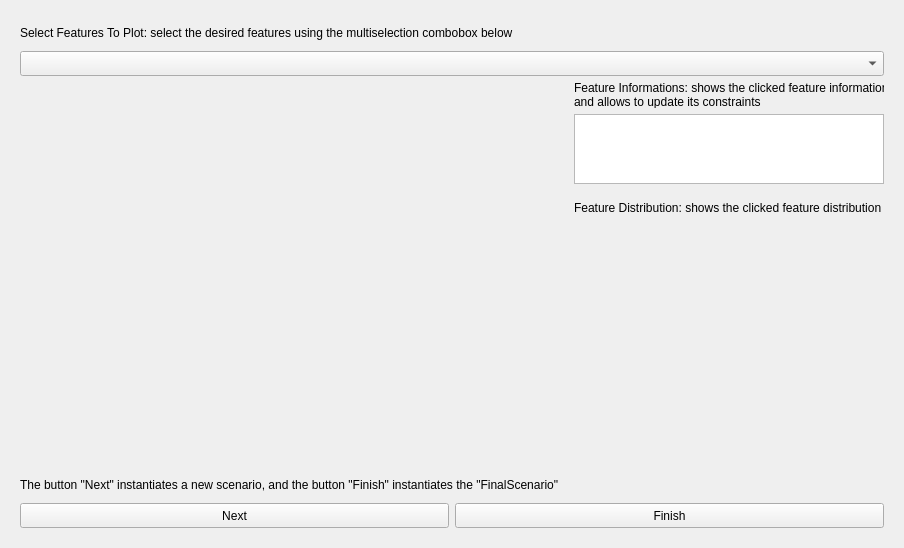
<?xml version="1.0" encoding="UTF-8"?>
<ui version="4.0">
 <class>Iteration</class>
 <widget class="QWidget" name="Iteration">
  <property name="geometry">
   <rect>
    <x>0</x>
    <y>0</y>
    <width>904</width>
    <height>548</height>
   </rect>
  </property>
  <property name="windowTitle">
   <string>Form</string>
  </property>
  <layout class="QHBoxLayout" name="horizontalLayout">
   <item>
    <widget class="QWidget" name="widgetContainerGraph" native="true">
     <property name="sizePolicy">
      <sizepolicy hsizetype="Minimum" vsizetype="Preferred">
       <horstretch>0</horstretch>
       <verstretch>0</verstretch>
      </sizepolicy>
     </property>
     <property name="styleSheet">
      <string notr="true">QWidget [objectName*=&quot;widgetContainerGraph&quot;]{
	background-color: rgb(255, 255, 255);

}</string>
     </property>
     <layout class="QVBoxLayout" name="verticalLayout_2">
      <item>
       <widget class="QLabel" name="labelSelectFeaturesToPlot">
        <property name="minimumSize">
         <size>
          <width>0</width>
          <height>25</height>
         </size>
        </property>
        <property name="maximumSize">
         <size>
          <width>16777215</width>
          <height>25</height>
         </size>
        </property>
        <property name="text">
         <string>Select Features To Plot: select the desired features using the multiselection combobox below</string>
        </property>
       </widget>
      </item>
      <item>
       <widget class="QWidget" name="widgetContainerAxes" native="true">
        <property name="maximumSize">
         <size>
          <width>16777215</width>
          <height>25</height>
         </size>
        </property>
        <layout class="QHBoxLayout" name="horizontalLayout_9">
         <property name="leftMargin">
          <number>0</number>
         </property>
         <property name="topMargin">
          <number>0</number>
         </property>
         <property name="rightMargin">
          <number>0</number>
         </property>
         <property name="bottomMargin">
          <number>0</number>
         </property>
         <item>
          <widget class="CheckableComboBox" name="comboBoxCheckable">
           <property name="minimumSize">
            <size>
             <width>0</width>
             <height>25</height>
            </size>
           </property>
          </widget>
         </item>
        </layout>
       </widget>
      </item>
      <item>
       <widget class="QWidget" name="widgetContainer" native="true">
        <layout class="QHBoxLayout" name="horizontalLayout_3">
         <property name="leftMargin">
          <number>0</number>
         </property>
         <property name="topMargin">
          <number>0</number>
         </property>
         <property name="rightMargin">
          <number>0</number>
         </property>
         <property name="bottomMargin">
          <number>0</number>
         </property>
         <item>
          <widget class="MatplotLibCanvas" name="widgetCanvas" native="true"/>
         </item>
         <item>
          <widget class="QWidget" name="widgetContainerFeatureInformations" native="true">
           <property name="sizePolicy">
            <sizepolicy hsizetype="Minimum" vsizetype="Preferred">
             <horstretch>0</horstretch>
             <verstretch>0</verstretch>
            </sizepolicy>
           </property>
           <property name="minimumSize">
            <size>
             <width>310</width>
             <height>0</height>
            </size>
           </property>
           <property name="maximumSize">
            <size>
             <width>310</width>
             <height>16777215</height>
            </size>
           </property>
           <property name="styleSheet">
            <string notr="true">QWidget [objectName*=&quot;widgetContainerGraph&quot;]{
	background-color: rgb(255, 255, 255);

}</string>
           </property>
           <layout class="QVBoxLayout" name="verticalLayout_3">
            <property name="leftMargin">
             <number>0</number>
            </property>
            <property name="topMargin">
             <number>0</number>
            </property>
            <property name="rightMargin">
             <number>0</number>
            </property>
            <property name="bottomMargin">
             <number>0</number>
            </property>
            <item>
             <widget class="QLabel" name="labelFeatureInformations">
              <property name="minimumSize">
               <size>
                <width>0</width>
                <height>26</height>
               </size>
              </property>
              <property name="maximumSize">
               <size>
                <width>16777215</width>
                <height>16777215</height>
               </size>
              </property>
              <property name="text">
               <string>Feature Informations: shows the clicked feature informations 
and allows to update its constraints</string>
              </property>
             </widget>
            </item>
            <item>
             <widget class="QListWidget" name="listWidgetFeatureInformations">
              <property name="sizePolicy">
               <sizepolicy hsizetype="Preferred" vsizetype="Preferred">
                <horstretch>0</horstretch>
                <verstretch>0</verstretch>
               </sizepolicy>
              </property>
              <property name="verticalScrollBarPolicy">
               <enum>Qt::ScrollBarAlwaysOff</enum>
              </property>
              <property name="horizontalScrollBarPolicy">
               <enum>Qt::ScrollBarAlwaysOff</enum>
              </property>
              <property name="sizeAdjustPolicy">
               <enum>QAbstractScrollArea::AdjustToContents</enum>
              </property>
             </widget>
            </item>
            <item>
             <spacer name="verticalSpacer">
              <property name="orientation">
               <enum>Qt::Vertical</enum>
              </property>
              <property name="sizeHint" stdset="0">
               <size>
                <width>20</width>
                <height>40</height>
               </size>
              </property>
             </spacer>
            </item>
            <item>
             <widget class="QLabel" name="labelFeatureDistribution">
              <property name="minimumSize">
               <size>
                <width>0</width>
                <height>25</height>
               </size>
              </property>
              <property name="maximumSize">
               <size>
                <width>16777215</width>
                <height>25</height>
               </size>
              </property>
              <property name="text">
               <string>Feature Distribution: shows the clicked feature distribution</string>
              </property>
             </widget>
            </item>
            <item>
             <widget class="MatplotLibCanvasDistribution" name="widgetCanvasDistribution" native="true">
              <property name="minimumSize">
               <size>
                <width>0</width>
                <height>240</height>
               </size>
              </property>
              <property name="maximumSize">
               <size>
                <width>16777215</width>
                <height>240</height>
               </size>
              </property>
             </widget>
            </item>
           </layout>
          </widget>
         </item>
        </layout>
       </widget>
      </item>
      <item>
       <widget class="QLabel" name="labelNextInfo">
        <property name="minimumSize">
         <size>
          <width>0</width>
          <height>25</height>
         </size>
        </property>
        <property name="text">
         <string>The button &quot;Next&quot; instantiates a new scenario, and the button &quot;Finish&quot; instantiates the &quot;FinalScenario&quot;</string>
        </property>
       </widget>
      </item>
      <item>
       <widget class="QWidget" name="widgetNextFinish" native="true">
        <property name="sizePolicy">
         <sizepolicy hsizetype="Expanding" vsizetype="Fixed">
          <horstretch>0</horstretch>
          <verstretch>0</verstretch>
         </sizepolicy>
        </property>
        <layout class="QHBoxLayout" name="horizontalLayout_2">
         <property name="leftMargin">
          <number>0</number>
         </property>
         <property name="topMargin">
          <number>0</number>
         </property>
         <property name="rightMargin">
          <number>0</number>
         </property>
         <property name="bottomMargin">
          <number>0</number>
         </property>
         <item>
          <widget class="QPushButton" name="pushButtonNext">
           <property name="minimumSize">
            <size>
             <width>0</width>
             <height>25</height>
            </size>
           </property>
           <property name="text">
            <string>Next</string>
           </property>
          </widget>
         </item>
         <item>
          <widget class="QPushButton" name="pushButtonFinish">
           <property name="minimumSize">
            <size>
             <width>0</width>
             <height>25</height>
            </size>
           </property>
           <property name="text">
            <string>Finish</string>
           </property>
          </widget>
         </item>
        </layout>
       </widget>
      </item>
     </layout>
    </widget>
   </item>
  </layout>
 </widget>
 <customwidgets>
  <customwidget>
   <class>CheckableComboBox</class>
   <extends>QComboBox</extends>
   <header>CounterfactualInterface/CheckableComboBox/CheckableComboBox.h</header>
  </customwidget>
  <customwidget>
   <class>MatplotLibCanvas</class>
   <extends>QWidget</extends>
   <header>Canvas/MatplotLibCanvas.h</header>
   <container>1</container>
  </customwidget>
  <customwidget>
   <class>MatplotLibCanvasDistribution</class>
   <extends>QWidget</extends>
   <header>Canvas/MatplotLibCanvasDistribution.h</header>
   <container>1</container>
  </customwidget>
 </customwidgets>
 <resources>
  <include location="../../../../Resources/Images.qrc"/>
 </resources>
 <connections/>
</ui>
